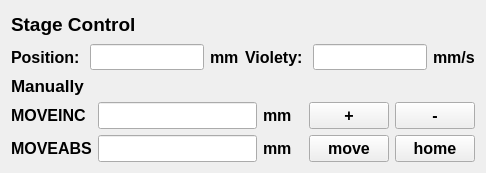
<?xml version="1.0" encoding="UTF-8"?>
<ui version="4.0">
 <class>ServoStage</class>
 <widget class="QWidget" name="ServoStage">
  <property name="geometry">
   <rect>
    <x>0</x>
    <y>0</y>
    <width>486</width>
    <height>173</height>
   </rect>
  </property>
  <property name="sizePolicy">
   <sizepolicy hsizetype="Expanding" vsizetype="Expanding">
    <horstretch>0</horstretch>
    <verstretch>0</verstretch>
   </sizepolicy>
  </property>
  <property name="minimumSize">
   <size>
    <width>0</width>
    <height>0</height>
   </size>
  </property>
  <property name="maximumSize">
   <size>
    <width>16777215</width>
    <height>16777215</height>
   </size>
  </property>
  <property name="windowTitle">
   <string>Servo Stage Control</string>
  </property>
  <layout class="QGridLayout" name="gridLayout">
   <item row="0" column="0">
    <widget class="QLabel" name="label_1">
     <property name="sizePolicy">
      <sizepolicy hsizetype="Preferred" vsizetype="Expanding">
       <horstretch>0</horstretch>
       <verstretch>0</verstretch>
      </sizepolicy>
     </property>
     <property name="minimumSize">
      <size>
       <width>150</width>
       <height>0</height>
      </size>
     </property>
     <property name="font">
      <font>
       <pointsize>14</pointsize>
       <bold>true</bold>
      </font>
     </property>
     <property name="text">
      <string>Stage Control</string>
     </property>
    </widget>
   </item>
   <item row="1" column="0">
    <layout class="QHBoxLayout" name="horizontalLayout_1">
     <item>
      <widget class="QLabel" name="label_2">
       <property name="sizePolicy">
        <sizepolicy hsizetype="Preferred" vsizetype="Expanding">
         <horstretch>0</horstretch>
         <verstretch>0</verstretch>
        </sizepolicy>
       </property>
       <property name="font">
        <font>
         <pointsize>12</pointsize>
         <bold>true</bold>
        </font>
       </property>
       <property name="text">
        <string>Position: </string>
       </property>
      </widget>
     </item>
     <item>
      <widget class="QLineEdit" name="lineEdit_1">
       <property name="sizePolicy">
        <sizepolicy hsizetype="Expanding" vsizetype="Expanding">
         <horstretch>0</horstretch>
         <verstretch>0</verstretch>
        </sizepolicy>
       </property>
       <property name="font">
        <font>
         <family>Consolas</family>
         <pointsize>11</pointsize>
        </font>
       </property>
      </widget>
     </item>
     <item>
      <widget class="QLabel" name="label_3">
       <property name="sizePolicy">
        <sizepolicy hsizetype="Preferred" vsizetype="Expanding">
         <horstretch>0</horstretch>
         <verstretch>0</verstretch>
        </sizepolicy>
       </property>
       <property name="font">
        <font>
         <pointsize>12</pointsize>
         <bold>true</bold>
        </font>
       </property>
       <property name="text">
        <string>mm</string>
       </property>
      </widget>
     </item>
    </layout>
   </item>
   <item row="1" column="1">
    <layout class="QHBoxLayout" name="horizontalLayout_2">
     <item>
      <widget class="QLabel" name="label_4">
       <property name="sizePolicy">
        <sizepolicy hsizetype="Preferred" vsizetype="Expanding">
         <horstretch>0</horstretch>
         <verstretch>0</verstretch>
        </sizepolicy>
       </property>
       <property name="font">
        <font>
         <pointsize>12</pointsize>
         <bold>true</bold>
        </font>
       </property>
       <property name="text">
        <string>Violety: </string>
       </property>
      </widget>
     </item>
     <item>
      <widget class="QLineEdit" name="lineEdit_2">
       <property name="sizePolicy">
        <sizepolicy hsizetype="Expanding" vsizetype="Expanding">
         <horstretch>0</horstretch>
         <verstretch>0</verstretch>
        </sizepolicy>
       </property>
       <property name="font">
        <font>
         <family>Consolas</family>
         <pointsize>11</pointsize>
        </font>
       </property>
      </widget>
     </item>
     <item>
      <widget class="QLabel" name="label_5">
       <property name="sizePolicy">
        <sizepolicy hsizetype="Preferred" vsizetype="Expanding">
         <horstretch>0</horstretch>
         <verstretch>0</verstretch>
        </sizepolicy>
       </property>
       <property name="font">
        <font>
         <pointsize>12</pointsize>
         <bold>true</bold>
        </font>
       </property>
       <property name="text">
        <string>mm/s</string>
       </property>
      </widget>
     </item>
    </layout>
   </item>
   <item row="2" column="0" colspan="2">
    <layout class="QVBoxLayout" name="verticalLayout">
     <item>
      <widget class="QLabel" name="label_6">
       <property name="sizePolicy">
        <sizepolicy hsizetype="Preferred" vsizetype="Expanding">
         <horstretch>0</horstretch>
         <verstretch>0</verstretch>
        </sizepolicy>
       </property>
       <property name="font">
        <font>
         <pointsize>13</pointsize>
         <bold>true</bold>
        </font>
       </property>
       <property name="text">
        <string>Manually</string>
       </property>
      </widget>
     </item>
     <item>
      <layout class="QGridLayout" name="gridLayout_1">
       <item row="1" column="3">
        <widget class="QLabel" name="label_10">
         <property name="sizePolicy">
          <sizepolicy hsizetype="Preferred" vsizetype="Expanding">
           <horstretch>0</horstretch>
           <verstretch>0</verstretch>
          </sizepolicy>
         </property>
         <property name="minimumSize">
          <size>
           <width>40</width>
           <height>0</height>
          </size>
         </property>
         <property name="font">
          <font>
           <pointsize>12</pointsize>
           <bold>true</bold>
          </font>
         </property>
         <property name="text">
          <string>mm</string>
         </property>
        </widget>
       </item>
       <item row="0" column="0">
        <widget class="QLabel" name="label_7">
         <property name="sizePolicy">
          <sizepolicy hsizetype="Preferred" vsizetype="Expanding">
           <horstretch>0</horstretch>
           <verstretch>0</verstretch>
          </sizepolicy>
         </property>
         <property name="font">
          <font>
           <pointsize>12</pointsize>
           <bold>true</bold>
          </font>
         </property>
         <property name="text">
          <string>MOVEINC</string>
         </property>
        </widget>
       </item>
       <item row="0" column="4">
        <widget class="QPushButton" name="pushButton_1">
         <property name="sizePolicy">
          <sizepolicy hsizetype="Minimum" vsizetype="Expanding">
           <horstretch>0</horstretch>
           <verstretch>0</verstretch>
          </sizepolicy>
         </property>
         <property name="font">
          <font>
           <pointsize>12</pointsize>
           <bold>true</bold>
          </font>
         </property>
         <property name="text">
          <string>+</string>
         </property>
        </widget>
       </item>
       <item row="0" column="5">
        <widget class="QPushButton" name="pushButton_2">
         <property name="sizePolicy">
          <sizepolicy hsizetype="Minimum" vsizetype="Expanding">
           <horstretch>0</horstretch>
           <verstretch>0</verstretch>
          </sizepolicy>
         </property>
         <property name="font">
          <font>
           <pointsize>12</pointsize>
           <bold>true</bold>
          </font>
         </property>
         <property name="text">
          <string>-</string>
         </property>
        </widget>
       </item>
       <item row="0" column="3">
        <widget class="QLabel" name="label_9">
         <property name="sizePolicy">
          <sizepolicy hsizetype="Preferred" vsizetype="Expanding">
           <horstretch>0</horstretch>
           <verstretch>0</verstretch>
          </sizepolicy>
         </property>
         <property name="minimumSize">
          <size>
           <width>40</width>
           <height>0</height>
          </size>
         </property>
         <property name="font">
          <font>
           <pointsize>12</pointsize>
           <bold>true</bold>
          </font>
         </property>
         <property name="text">
          <string>mm</string>
         </property>
        </widget>
       </item>
       <item row="0" column="1">
        <widget class="QLineEdit" name="lineEdit_3">
         <property name="sizePolicy">
          <sizepolicy hsizetype="Expanding" vsizetype="Expanding">
           <horstretch>0</horstretch>
           <verstretch>0</verstretch>
          </sizepolicy>
         </property>
         <property name="font">
          <font>
           <family>Consolas</family>
           <pointsize>11</pointsize>
          </font>
         </property>
        </widget>
       </item>
       <item row="1" column="5">
        <widget class="QPushButton" name="pushButton_4">
         <property name="sizePolicy">
          <sizepolicy hsizetype="Minimum" vsizetype="Expanding">
           <horstretch>0</horstretch>
           <verstretch>0</verstretch>
          </sizepolicy>
         </property>
         <property name="font">
          <font>
           <pointsize>12</pointsize>
           <bold>true</bold>
          </font>
         </property>
         <property name="text">
          <string>home</string>
         </property>
        </widget>
       </item>
       <item row="1" column="0">
        <widget class="QLabel" name="label_8">
         <property name="sizePolicy">
          <sizepolicy hsizetype="Preferred" vsizetype="Expanding">
           <horstretch>0</horstretch>
           <verstretch>0</verstretch>
          </sizepolicy>
         </property>
         <property name="minimumSize">
          <size>
           <width>80</width>
           <height>0</height>
          </size>
         </property>
         <property name="font">
          <font>
           <pointsize>12</pointsize>
           <bold>true</bold>
          </font>
         </property>
         <property name="text">
          <string>MOVEABS</string>
         </property>
        </widget>
       </item>
       <item row="1" column="4">
        <widget class="QPushButton" name="pushButton_3">
         <property name="sizePolicy">
          <sizepolicy hsizetype="Minimum" vsizetype="Expanding">
           <horstretch>0</horstretch>
           <verstretch>0</verstretch>
          </sizepolicy>
         </property>
         <property name="font">
          <font>
           <pointsize>12</pointsize>
           <bold>true</bold>
          </font>
         </property>
         <property name="text">
          <string>move</string>
         </property>
        </widget>
       </item>
       <item row="1" column="1">
        <widget class="QLineEdit" name="lineEdit_4">
         <property name="sizePolicy">
          <sizepolicy hsizetype="Expanding" vsizetype="Expanding">
           <horstretch>0</horstretch>
           <verstretch>0</verstretch>
          </sizepolicy>
         </property>
         <property name="font">
          <font>
           <family>Consolas</family>
           <pointsize>11</pointsize>
          </font>
         </property>
        </widget>
       </item>
      </layout>
     </item>
    </layout>
   </item>
  </layout>
 </widget>
 <resources/>
 <connections/>
</ui>
